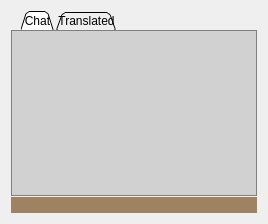
<?xml version="1.0" encoding="UTF-8"?>
<ui version="4.0">
 <class>ChatWidget</class>
 <widget class="QWidget" name="ChatWidget">
  <property name="geometry">
   <rect>
    <x>0</x>
    <y>0</y>
    <width>268</width>
    <height>224</height>
   </rect>
  </property>
  <property name="sizePolicy">
   <sizepolicy hsizetype="Maximum" vsizetype="Maximum">
    <horstretch>0</horstretch>
    <verstretch>0</verstretch>
   </sizepolicy>
  </property>
  <property name="minimumSize">
   <size>
    <width>268</width>
    <height>224</height>
   </size>
  </property>
  <property name="windowTitle">
   <string>Form</string>
  </property>
  <property name="styleSheet">
   <string notr="true">QTextBrowser {
	border: 1px solid gray;
	background-color: rgba(0, 0, 0, 32);
}

QTabWidget::pane {
	background: rgba(0, 0, 0, 0);
	border: 0;

    /*    
    position: absolute;
    top: 7px;
    */
}
QTabWidget::tab-bar {
	left: 10px;
}
QTabBar::tab {
    background: qlineargradient(x1: 0, y1: 0, x2: 0, y2: 1,
                                   stop: 0 rgba(0, 0, 0, 16),
								   stop: 0.4 rgba(0, 0, 0, 32),
                                   stop: 0.5 rgba(0, 0, 0, 30),
                                   stop: 1.0 rgba(0, 0, 0, 16));
	min-width: 8ex;
	padding: 2px;
	margin-right: 2px;
/*
	padding: 4px;
	margin-right: 2px;
	min-width: 40px;
*/
		
;
}


QTabBar::tab:selected, QTabBar::tab:hover {
    background: qlineargradient(x1: 0, y1: 0, x2: 0, y2: 1,
                                   stop: 0 rgba(0, 0, 0, 32),
								   stop: 0.4 rgba(0, 0, 0, 64),
                                   stop: 0.5 rgba(0, 0, 0, 60),
                                   stop: 1.0 rgba(0, 0, 0, 32));
	border: 1px solid gray;
	border-bottom: 0;

 }
QScrollBar:vertical {
	border: 1px solid grey;
	background: rgba(0, 0, 0, 0);
	width: 15px;
	margin: 19px 0 19px 0;
}
QScrollBar::handle:vertical {
	background: rgba(0, 0, 0, 32);
	border-top: 1px solid grey;
	border-bottom: 1px solid grey;
	min-height: 45px;
	margin-top: -1;
	margin-bottom: -1;
}
QScrollBar::add-line:vertical {
	border: 1px solid grey;
	background: rgba(0, 0, 0, 32);
	height: 15px;
	subcontrol-position: bottom;
	subcontrol-origin: margin;
}
QScrollBar::sub-line:vertical {
	border: 1px solid grey;
	background: rgba(0, 0, 0, 32);
	height: 15px;
	subcontrol-position: top;
	subcontrol-origin: margin;
}

QScrollBar::up-arrow:vertical, QScrollBar::down-arrow:vertical {
	border: 1px solid grey;
	width: 5px;
	height: 5px;
	background: rgb(0, 0, 0, 32);
}
QScrollBar::add-page:vertical, QScrollBar::sub-page:vertical {
	background: none;
}
</string>
  </property>
  <layout class="QVBoxLayout" name="ChatVerticalLayout">
   <property name="spacing">
    <number>1</number>
   </property>
   <item>
    <widget class="QTabWidget" name="mp_tabWidget">
     <property name="focusPolicy">
      <enum>Qt::WheelFocus</enum>
     </property>
     <property name="styleSheet">
      <string notr="true"/>
     </property>
     <property name="tabShape">
      <enum>QTabWidget::Triangular</enum>
     </property>
     <property name="currentIndex">
      <number>0</number>
     </property>
     <widget class="QWidget" name="mp_tabChat">
      <attribute name="title">
       <string>Chat</string>
      </attribute>
      <layout class="QGridLayout" name="gridLayoutForChat">
       <property name="verticalSpacing">
        <number>0</number>
       </property>
       <property name="margin">
        <number>0</number>
       </property>
       <item row="0" column="0">
        <widget class="QTextBrowser" name="mp_chatView">
         <property name="focusPolicy">
          <enum>Qt::NoFocus</enum>
         </property>
         <property name="styleSheet">
          <string notr="true"/>
         </property>
         <property name="html">
          <string>&lt;!DOCTYPE HTML PUBLIC &quot;-//W3C//DTD HTML 4.0//EN&quot; &quot;http://www.w3.org/TR/REC-html40/strict.dtd&quot;&gt;
&lt;html&gt;&lt;head&gt;&lt;meta name=&quot;qrichtext&quot; content=&quot;1&quot; /&gt;&lt;style type=&quot;text/css&quot;&gt;
p, li { white-space: pre-wrap; }
&lt;/style&gt;&lt;/head&gt;&lt;body style=&quot; font-family:'MS Shell Dlg 2'; font-size:8.25pt; font-weight:400; font-style:normal;&quot;&gt;
&lt;p style=&quot;-qt-paragraph-type:empty; margin-top:0px; margin-bottom:0px; margin-left:0px; margin-right:0px; -qt-block-indent:0; text-indent:0px; font-family:'DejaVu Sans'; font-size:9pt; color:#ffffff;&quot;&gt;&lt;/p&gt;&lt;/body&gt;&lt;/html&gt;</string>
         </property>
         <property name="openExternalLinks">
          <bool>true</bool>
         </property>
         <property name="openLinks">
          <bool>true</bool>
         </property>
        </widget>
       </item>
      </layout>
     </widget>
     <widget class="QWidget" name="mp_tabTranslated">
      <attribute name="title">
       <string>Translated</string>
      </attribute>
      <layout class="QGridLayout" name="gridLayoutForTranslated">
       <property name="margin">
        <number>0</number>
       </property>
       <property name="spacing">
        <number>0</number>
       </property>
       <item row="0" column="0">
        <widget class="QTextBrowser" name="mp_chatTranslatedView">
         <property name="font">
          <font>
           <italic>false</italic>
          </font>
         </property>
         <property name="html">
          <string>&lt;!DOCTYPE HTML PUBLIC &quot;-//W3C//DTD HTML 4.0//EN&quot; &quot;http://www.w3.org/TR/REC-html40/strict.dtd&quot;&gt;
&lt;html&gt;&lt;head&gt;&lt;meta name=&quot;qrichtext&quot; content=&quot;1&quot; /&gt;&lt;style type=&quot;text/css&quot;&gt;
p, li { white-space: pre-wrap; }
&lt;/style&gt;&lt;/head&gt;&lt;body style=&quot; font-family:'MS Shell Dlg 2'; font-size:8.25pt; font-weight:400; font-style:normal;&quot;&gt;
&lt;p style=&quot;-qt-paragraph-type:empty; margin-top:0px; margin-bottom:0px; margin-left:0px; margin-right:0px; -qt-block-indent:0; text-indent:0px; font-family:'DejaVu Sans'; font-size:9pt;&quot;&gt;&lt;/p&gt;&lt;/body&gt;&lt;/html&gt;</string>
         </property>
         <property name="openExternalLinks">
          <bool>true</bool>
         </property>
        </widget>
       </item>
      </layout>
     </widget>
    </widget>
   </item>
   <item>
    <widget class="QLineEdit" name="mp_messageBox">
     <property name="sizePolicy">
      <sizepolicy hsizetype="Expanding" vsizetype="Preferred">
       <horstretch>0</horstretch>
       <verstretch>0</verstretch>
      </sizepolicy>
     </property>
     <property name="palette">
      <palette>
       <active>
        <colorrole role="Button">
         <brush brushstyle="SolidPattern">
          <color alpha="255">
           <red>158</red>
           <green>130</green>
           <blue>98</blue>
          </color>
         </brush>
        </colorrole>
        <colorrole role="Base">
         <brush brushstyle="SolidPattern">
          <color alpha="255">
           <red>158</red>
           <green>130</green>
           <blue>98</blue>
          </color>
         </brush>
        </colorrole>
        <colorrole role="Window">
         <brush brushstyle="SolidPattern">
          <color alpha="255">
           <red>158</red>
           <green>130</green>
           <blue>98</blue>
          </color>
         </brush>
        </colorrole>
       </active>
       <inactive>
        <colorrole role="Button">
         <brush brushstyle="SolidPattern">
          <color alpha="255">
           <red>158</red>
           <green>130</green>
           <blue>98</blue>
          </color>
         </brush>
        </colorrole>
        <colorrole role="Base">
         <brush brushstyle="SolidPattern">
          <color alpha="255">
           <red>158</red>
           <green>130</green>
           <blue>98</blue>
          </color>
         </brush>
        </colorrole>
        <colorrole role="Window">
         <brush brushstyle="SolidPattern">
          <color alpha="255">
           <red>158</red>
           <green>130</green>
           <blue>98</blue>
          </color>
         </brush>
        </colorrole>
       </inactive>
       <disabled>
        <colorrole role="Button">
         <brush brushstyle="SolidPattern">
          <color alpha="255">
           <red>158</red>
           <green>130</green>
           <blue>98</blue>
          </color>
         </brush>
        </colorrole>
        <colorrole role="Base">
         <brush brushstyle="SolidPattern">
          <color alpha="255">
           <red>158</red>
           <green>130</green>
           <blue>98</blue>
          </color>
         </brush>
        </colorrole>
        <colorrole role="Window">
         <brush brushstyle="SolidPattern">
          <color alpha="255">
           <red>158</red>
           <green>130</green>
           <blue>98</blue>
          </color>
         </brush>
        </colorrole>
       </disabled>
      </palette>
     </property>
     <property name="autoFillBackground">
      <bool>false</bool>
     </property>
     <property name="styleSheet">
      <string>background-color: rgb(158, 130, 98);</string>
     </property>
     <property name="frame">
      <bool>false</bool>
     </property>
    </widget>
   </item>
  </layout>
 </widget>
 <resources/>
 <connections/>
</ui>
